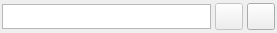
<?xml version="1.0" encoding="UTF-8"?>
<ui version="4.0">
 <class>ObjectSelectorWidget</class>
 <widget class="QWidget" name="ObjectSelectorWidget">
  <property name="geometry">
   <rect>
    <x>0</x>
    <y>0</y>
    <width>277</width>
    <height>33</height>
   </rect>
  </property>
  <property name="minimumSize">
   <size>
    <width>0</width>
    <height>0</height>
   </size>
  </property>
  <property name="maximumSize">
   <size>
    <width>16777215</width>
    <height>16777215</height>
   </size>
  </property>
  <property name="windowTitle">
   <string>Form</string>
  </property>
  <layout class="QGridLayout" name="obj_selector_grid">
   <property name="margin">
    <number>2</number>
   </property>
   <property name="spacing">
    <number>4</number>
   </property>
   <item row="0" column="0">
    <widget class="QTextEdit" name="obj_name_txt">
     <property name="minimumSize">
      <size>
       <width>0</width>
       <height>25</height>
      </size>
     </property>
     <property name="maximumSize">
      <size>
       <width>16777215</width>
       <height>25</height>
      </size>
     </property>
     <property name="font">
      <font>
       <italic>true</italic>
      </font>
     </property>
     <property name="verticalScrollBarPolicy">
      <enum>Qt::ScrollBarAlwaysOff</enum>
     </property>
     <property name="horizontalScrollBarPolicy">
      <enum>Qt::ScrollBarAlwaysOff</enum>
     </property>
     <property name="undoRedoEnabled">
      <bool>false</bool>
     </property>
     <property name="lineWrapMode">
      <enum>QTextEdit::NoWrap</enum>
     </property>
     <property name="readOnly">
      <bool>true</bool>
     </property>
     <property name="textInteractionFlags">
      <set>Qt::NoTextInteraction</set>
     </property>
    </widget>
   </item>
   <item row="0" column="1">
    <widget class="QToolButton" name="rem_object_tb">
     <property name="enabled">
      <bool>false</bool>
     </property>
     <property name="sizePolicy">
      <sizepolicy hsizetype="Preferred" vsizetype="Preferred">
       <horstretch>0</horstretch>
       <verstretch>0</verstretch>
      </sizepolicy>
     </property>
     <property name="minimumSize">
      <size>
       <width>0</width>
       <height>0</height>
      </size>
     </property>
     <property name="toolTip">
      <string>Clear field</string>
     </property>
     <property name="text">
      <string/>
     </property>
     <property name="icon">
      <iconset resource="../res/resources.qrc">
       <normaloff>:/icones/icones/limpartexto.png</normaloff>:/icones/icones/limpartexto.png</iconset>
     </property>
     <property name="iconSize">
      <size>
       <width>20</width>
       <height>20</height>
      </size>
     </property>
    </widget>
   </item>
   <item row="0" column="2">
    <widget class="QToolButton" name="sel_object_tb">
     <property name="sizePolicy">
      <sizepolicy hsizetype="Preferred" vsizetype="Preferred">
       <horstretch>0</horstretch>
       <verstretch>0</verstretch>
      </sizepolicy>
     </property>
     <property name="minimumSize">
      <size>
       <width>0</width>
       <height>0</height>
      </size>
     </property>
     <property name="toolTip">
      <string>Select Object</string>
     </property>
     <property name="text">
      <string/>
     </property>
     <property name="icon">
      <iconset resource="../res/resources.qrc">
       <normaloff>:/icones/icones/visaogeral.png</normaloff>:/icones/icones/visaogeral.png</iconset>
     </property>
     <property name="iconSize">
      <size>
       <width>20</width>
       <height>20</height>
      </size>
     </property>
    </widget>
   </item>
  </layout>
 </widget>
 <resources>
  <include location="../res/resources.qrc"/>
 </resources>
 <connections/>
</ui>
